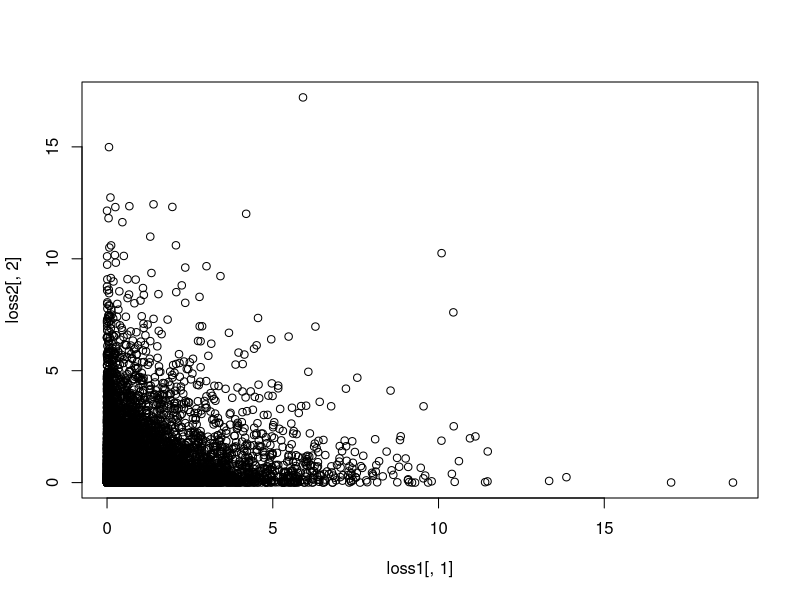
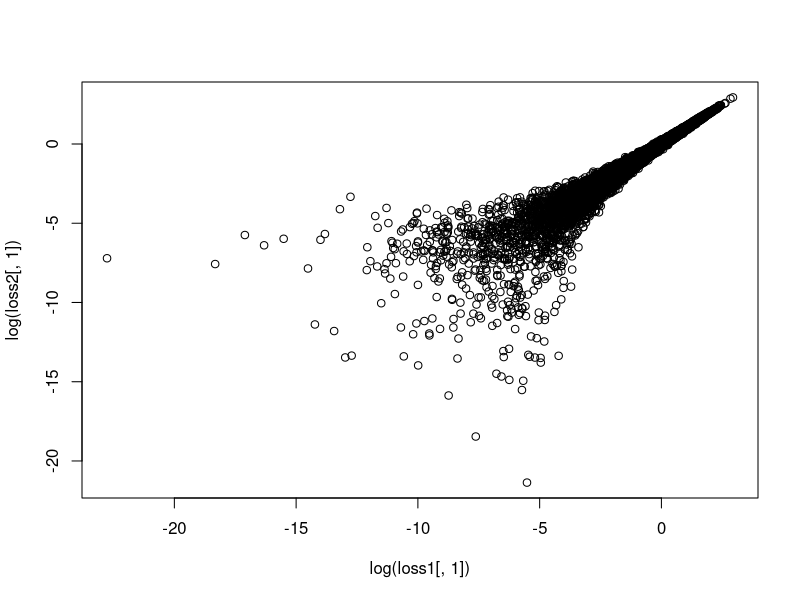
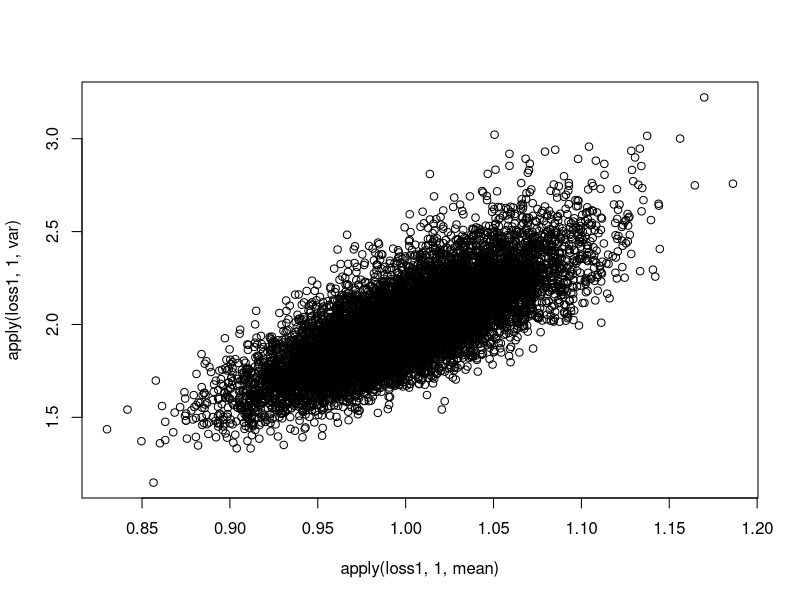
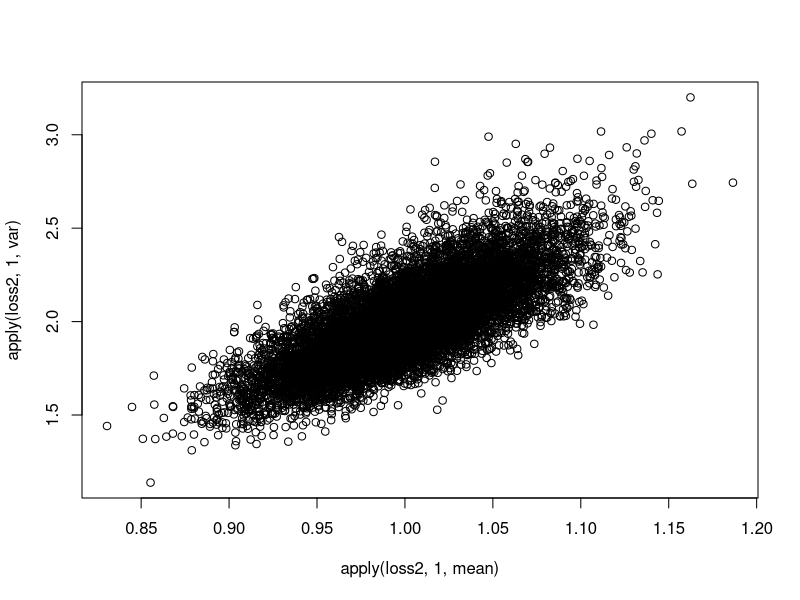
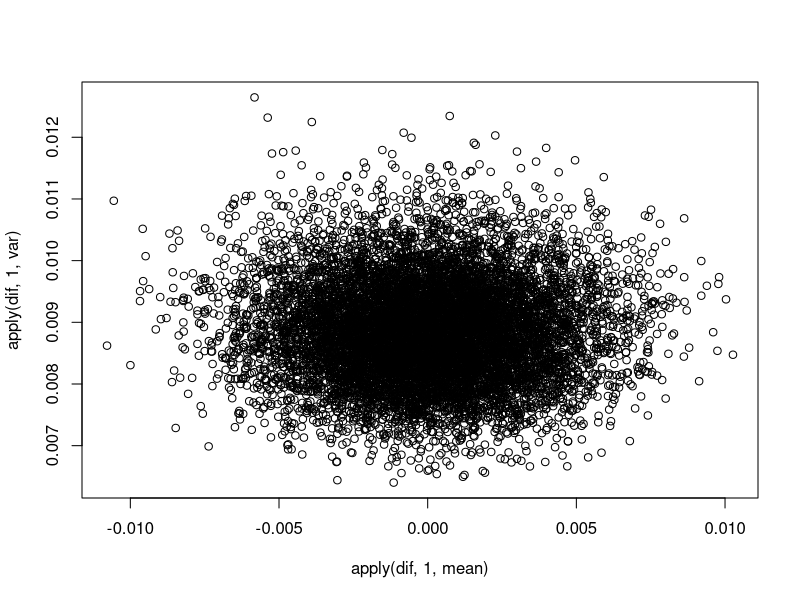

These figures' R source, in order:

n <- 10000
p <- 10

res <- replicate(1000, {
  # Training data 1
  x <- matrix(runif(n * p), ncol = p,
              dimnames = list(NULL, paste0('x', seq_len(p))))
  y <- rnorm(n)
  dat_train1 <- data.frame(y = y, x)
  
  # Training data 2
  x <- matrix(runif(n * p), ncol = p,
              dimnames = list(NULL, paste0('x', seq_len(p))))
  y <- rnorm(n)
  dat_train2 <- data.frame(y = y, x)
  
  # Test data
  x <- matrix(runif(n * p), ncol = p,
              dimnames = list(NULL, paste0('x', seq_len(p))))
  y <- rnorm(n)
  dat_test <- data.frame(y = y, x)
  
  # Fit on training data 1, predict on test data
  fit1 <- lm(y ~ ., dat_train1)
  pred1 <- predict(fit1, dat_test)
  loss1 <- (pred1 - dat_test$y)^2
  
  # Fit on training data 2, predict on test data
  fit2 <- lm(y ~ ., dat_train2)
  pred2 <- predict(fit2, dat_test)
  loss2 <- (pred2 - dat_test$y)^2
  
  cbind(loss1, loss2)
})

loss1 <- res[, 1, ]
loss2 <- res[, 2, ]
dif <- loss1 - loss2
log_dif <- log(loss1) - log(loss2)

# Same results as before
plot(loss1[, 1], loss2[, 2])
plot(log(loss1[, 1]), log(loss2[, 1]))

# Heteroscedasticity in the two losses
plot(apply(loss1, 1, mean), apply(loss1, 1, var))
plot(apply(loss2, 1, mean), apply(loss2, 1, var))

# But not in the difference
plot(apply(dif, 1, mean), apply(dif, 1, var))

# Type I error inflated anyway
mean(apply(dif, 2, function(x) {t.test(x)$p.value < 0.05}))

# Type I error of log difference (ratio test) OK
mean(apply(log_dif, 2, function(x) {t.test(x)$p.value < 0.05}))



